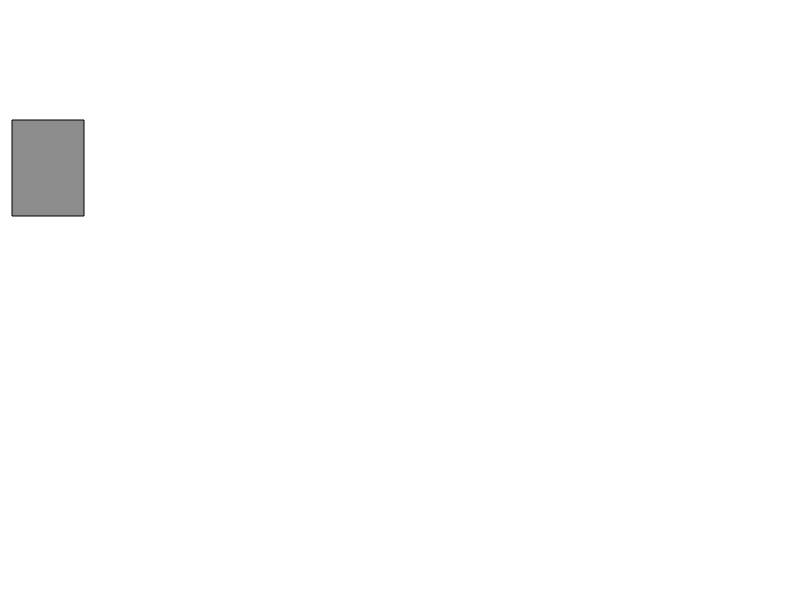

Source code (MATLAB): (Note: this script raises an error after producing the figure.)
%% 级联双闭环PID控制系统结构框图 (终版)
clear; clc; close all;

fig = figure('Color','w','Position',[80 80 1100 420],'Resize','off');

% 颜色
c_outer = [0.20 0.50 0.82];
c_inner = [0.88 0.40 0.15];
c_plant = [0.45 0.70 0.35];
c_out   = [0.90 0.85 0.60];
c_gray  = [0.55 0.55 0.55];

% 辅助函数
drawbox = @(cx,cy,w,h,c) annotation('rectangle',[cx-w/2,cy-h/2,w,h],...
    'FaceColor',c,'EdgeColor','k','LineWidth',1.2);
drawarrow = @(x1,y1,x2,y2) annotation('arrow',[x1 x2],[y1 y2],...
    'Color',[0.2 0.2 0.2],'LineWidth',1.3,'HeadWidth',8,'HeadLength',8);
drawline = @(x1,y1,x2,y2) annotation('line',[x1 x2],[y1 y2],...
    'Color',[0.4 0.4 0.4],'LineWidth',1.2);

% 布局参数
y1 = 0.72; y2 = 0.28;
bw = 0.11; bh = 0.16;
cx_a = 0.50;  % 差速运动学x坐标
cx_m = 0.73;  % 电机x坐标

% 方块边缘计算 (cx, cy, w, h) → 左/右/上/下
% 参考轨迹: cx=0.06, 右边缘=0.06+0.045=0.105
% 外环PID: cx=0.28, 左=0.225, 右=0.335
% 逆运动学: cx=0.48, 左=0.43, 右=0.53
% 内环PI: cx=0.73, 左=0.675, 右=0.785, 下边缘=0.64
% 电机: cx=0.73, 左=0.665, 右=0.795, 上=0.355
% 差速运动学: cx=0.50, 左=0.42, 右=0.58
% 实际位姿: cx=0.33, 左=0.28, 右=0.38

% ===== 参考轨迹 =====
cx = 0.06;
drawbox(cx, y1, 0.09, bh, c_gray);
annotation('textbox',[cx-0.045,y1-0.03,0.09,0.06],...
    'String',{'参考轨迹','x_{ref}, y_{ref}'},...
    'HorizontalAlignment','center','VerticalAlignment','middle',...
    'EdgeColor','none','FontSize',8,'FontWeight','bold','Color','w');

% 参考轨迹右边缘→求和节点1
drawarrow(0.105, y1, 0.157, y1);
annotation('textbox',[0.115,y1+0.025,0.04,0.03],...
    'String','e','EdgeColor','none','FontSize',10,'FontWeight','bold',...
    'Color',c_outer,'HorizontalAlignment','center');

% ===== 求和节点1 =====
s1 = 0.175;
annotation('ellipse',[s1-0.018, y1-0.035, 0.036, 0.07],...
    'FaceColor','w','EdgeColor','k','LineWidth',1.2);
annotation('textbox',[s1-0.015,y1-0.02,0.03,0.04],...
    'String','+','EdgeColor','none','FontSize',14,'FontWeight','bold',...
    'HorizontalAlignment','center','VerticalAlignment','middle');

% ===== 外环PID =====
cx_op = 0.28;
drawbox(cx_op, y1, bw, bh, c_outer);
annotation('textbox',[cx_op-bw/2,y1+0.005,bw,0.03],...
    'String','外环PID','EdgeColor','none','FontSize',9,'FontWeight','bold',...
    'Color','w','HorizontalAlignment','center','VerticalAlignment','middle');
annotation('textbox',[cx_op-bw/2,y1-0.03,bw,0.03],...
    'String','(位置/航向)','EdgeColor','none','FontSize',8,...
    'Color','w','HorizontalAlignment','center','VerticalAlignment','middle');

% 求和节点1右→外环PID左
drawarrow(s1+0.018, y1, cx_op-bw/2, y1);

% 外环PID右→逆运动学左
drawarrow(cx_op+bw/2, y1, 0.43, y1);
annotation('textbox',[0.365,y1+0.03,0.06,0.03],...
    'String','v, \omega','EdgeColor','none','FontSize',9,...
    'Color',c_outer,'FontWeight','bold','HorizontalAlignment','center');

% ===== 逆运动学 =====
cx_ik = 0.48;
drawbox(cx_ik, y1, 0.10, bh, [0.65 0.65 0.78]);
annotation('textbox',[cx_ik-0.05,y1+0.005,0.10,0.03],...
    'String','逆运动学','EdgeColor','none','FontSize',9,'FontWeight','bold',...
    'HorizontalAlignment','center','VerticalAlignment','middle');
annotation('textbox',[cx_ik-0.05,y1-0.03,0.10,0.03],...
    'String','\omega_L^*, \omega_R^*','EdgeColor','none','FontSize',8,...
    'HorizontalAlignment','center','VerticalAlignment','middle');

% 逆运动学右→求和节点2左
drawarrow(0.53, y1, 0.597, y1);
annotation('textbox',[0.545,y1+0.03,0.05,0.03],...
    'String','\omega^*','EdgeColor','none','FontSize',9,...
    'Color',c_inner,'FontWeight','bold','HorizontalAlignment','center');

% ===== 求和节点2 =====
s2 = 0.615;
annotation('ellipse',[s2-0.018, y1-0.035, 0.036, 0.07],...
    'FaceColor','w','EdgeColor','k','LineWidth',1.2);
annotation('textbox',[s2-0.015,y1-0.02,0.03,0.04],...
    'String','+','EdgeColor','none','FontSize',14,'FontWeight','bold',...
    'HorizontalAlignment','center','VerticalAlignment','middle');

% ===== 内环PI =====
cx_ip = 0.73;
drawbox(cx_ip, y1, bw, bh, c_inner);
annotation('textbox',[cx_ip-bw/2,y1+0.005,bw,0.03],...
    'String','内环PI','EdgeColor','none','FontSize',9,'FontWeight','bold',...
    'Color','w','HorizontalAlignment','center','VerticalAlignment','middle');
annotation('textbox',[cx_ip-bw/2,y1-0.03,bw,0.03],...
    'String','(电机速度)','EdgeColor','none','FontSize',8,...
    'Color','w','HorizontalAlignment','center','VerticalAlignment','middle');

% 求和节点2右→内环PI左
drawarrow(s2+0.018, y1, cx_ip-bw/2, y1);
annotation('textbox',[0.625,y1+0.03,0.07,0.03],...
    'String','e_\omega','EdgeColor','none','FontSize',10,...
    'FontWeight','bold','Color',c_inner,'HorizontalAlignment','center');

% 内环PI→电机: 从PI右边缘出发, 向下绕过虚线框, 再向左指向电机
drawline(cx_ip+bw/2, y1, cx_ip+bw/2+0.06, y1);
drawline(cx_ip+bw/2+0.06, y1, cx_ip+bw/2+0.06, y2+0.12);
drawarrow(cx_ip+bw/2+0.06, y2+0.12, cx_m, y2+0.075);
annotation('textbox',[cx_ip+bw/2+0.07,(y1+y2)/2+0.04,0.03,0.03],...
    'String','u','EdgeColor','none','FontSize',10,...
    'FontWeight','bold','Color',c_inner,'HorizontalAlignment','center');

% ===== 电机+减速器 =====
drawbox(cx_m, y2, 0.13, 0.15, c_plant);
annotation('textbox',[cx_m-0.065,y2+0.015,0.13,0.03],...
    'String','电机+减速器','EdgeColor','none','FontSize',9,...
    'FontWeight','bold','HorizontalAlignment','center','VerticalAlignment','middle');
annotation('textbox',[cx_m-0.065,y2-0.03,0.13,0.03],...
    'String','K_m / (\tau s+1)','EdgeColor','none','FontSize',8,...
    'HorizontalAlignment','center','VerticalAlignment','middle');

% 电机左边缘→差速运动学右边缘
drawarrow(cx_m-0.065, y2, cx_a+0.08, y2);
annotation('textbox',[0.585,y2+0.05,0.10,0.03],...
    'String','\omega_L, \omega_R','EdgeColor','none','FontSize',9,...
    'Color',c_plant,'FontWeight','bold','HorizontalAlignment','center');

% ===== 差速AGV运动学 =====
cx_a = 0.50;
drawbox(cx_a, y2, 0.16, 0.15, c_plant);
annotation('textbox',[cx_a-0.08,y2+0.015,0.16,0.03],...
    'String','差速AGV运动学','EdgeColor','none','FontSize',9,...
    'FontWeight','bold','HorizontalAlignment','center','VerticalAlignment','middle');
annotation('textbox',[cx_a-0.08,y2-0.035,0.16,0.05],...
    'String',{'v=r(\omega_L+\omega_R)/2','\omega=r(\omega_R-\omega_L)/L'},...
    'EdgeColor','none','FontSize',7,'HorizontalAlignment','center','VerticalAlignment','middle');

% 差速运动学左边缘→实际位姿右边缘
drawarrow(cx_a-0.08, y2, 0.38, y2);

% ===== 实际位姿 =====
cx_o = 0.33;
drawbox(cx_o, y2, 0.10, 0.12, c_out);
annotation('textbox',[cx_o-0.05,y2+0.01,0.10,0.03],...
    'String','实际位姿','EdgeColor','none','FontSize',9,...
    'FontWeight','bold','HorizontalAlignment','center','VerticalAlignment','middle');
annotation('textbox',[cx_o-0.05,y2-0.025,0.10,0.03],...
    'String','x, y, \theta','EdgeColor','none','FontSize',8,...
    'HorizontalAlignment','center','VerticalAlignment','middle');

% ===== 反馈路径 =====
% 反馈1: 实际位姿上边缘→求和节点1
fb1 = 0.10;
drawline(cx_o, y2+0.06, cx_o, y2+0.10);
drawline(cx_o, y2+0.10, fb1, y2+0.10);
drawline(fb1, y2+0.10, fb1, y1);
drawarrow(fb1, y1, s1-0.018, y1);
annotation('textbox',[0.075,0.48,0.06,0.05],...
    'String',{'位姿','反馈'},'EdgeColor','none','FontSize',8,...
    'Color',[0.5 0.5 0.5],'HorizontalAlignment','center');

% 反馈2: 电机上边缘→求和节点2
fb2 = 0.86;
drawline(cx_m, y2+0.075, cx_m, y2+0.13);
drawline(cx_m, y2+0.13, fb2, y2+0.13);
drawline(fb2, y2+0.13, fb2, y1);
drawarrow(fb2, y1, s2+0.018, y1);
annotation('textbox',[0.83,0.48,0.06,0.05],...
    'String',{'编码器','反馈'},'EdgeColor','none','FontSize',8,...
    'Color',[0.5 0.5 0.5],'HorizontalAlignment','center');

% ===== 虚线框 =====
annotation('rectangle',[0.03 0.58 0.57 0.26],...
    'Color',c_outer,'LineWidth',1.8,'LineStyle','--');
annotation('textbox',[0.04,0.84,0.15,0.03],...
    'String','外环（路径跟踪环）','EdgeColor','none','FontSize',10,...
    'FontWeight','bold','Color',c_outer);

annotation('rectangle',[0.58 0.58 0.32 0.26],...
    'Color',c_inner,'LineWidth',1.8,'LineStyle','--');
annotation('textbox',[0.59,0.84,0.12,0.03],...
    'String','内环（速度环）','EdgeColor','none','FontSize',10,...
    'FontWeight','bold','Color',c_inner);

% ===== 标题 =====
annotation('textbox',[0.30,0.93,0.40,0.04],...
    'String','级联双闭环PID控制系统结构框图','EdgeColor','none',...
    'FontSize',14,'FontWeight','bold','HorizontalAlignment','center');

% 保存
out_dir = fileparts(mfilename('fullpath'));
fname = fullfile(out_dir, 'cascaded_pid_diagram.png');
print(fig, fname, '-dpng', '-r200');
fprintf('已保存: %s\n', fname);
